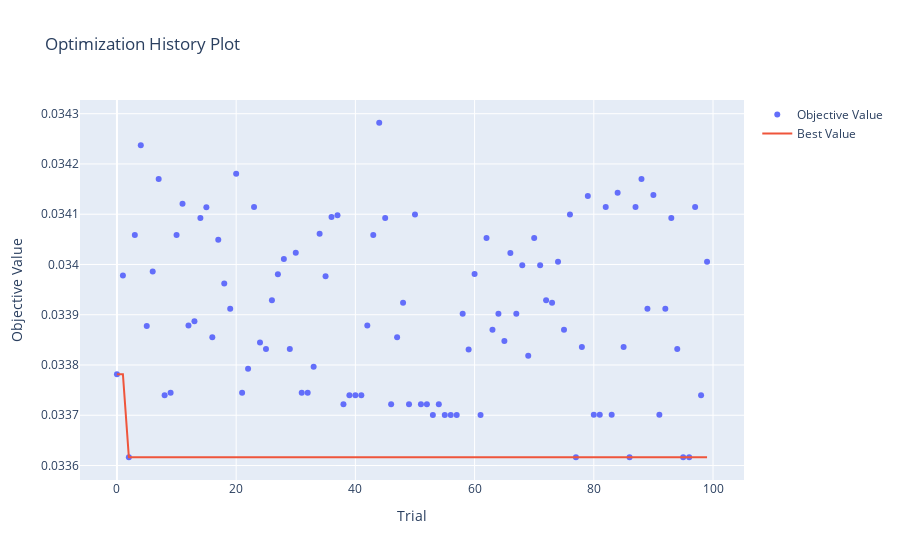

Write notebook code for a chart like this one.
### Code cell
study = optuna.create_study(direction='minimize');
study.optimize(objective, n_trials=100);
optuna.visualization.plot_optimization_history(study)
